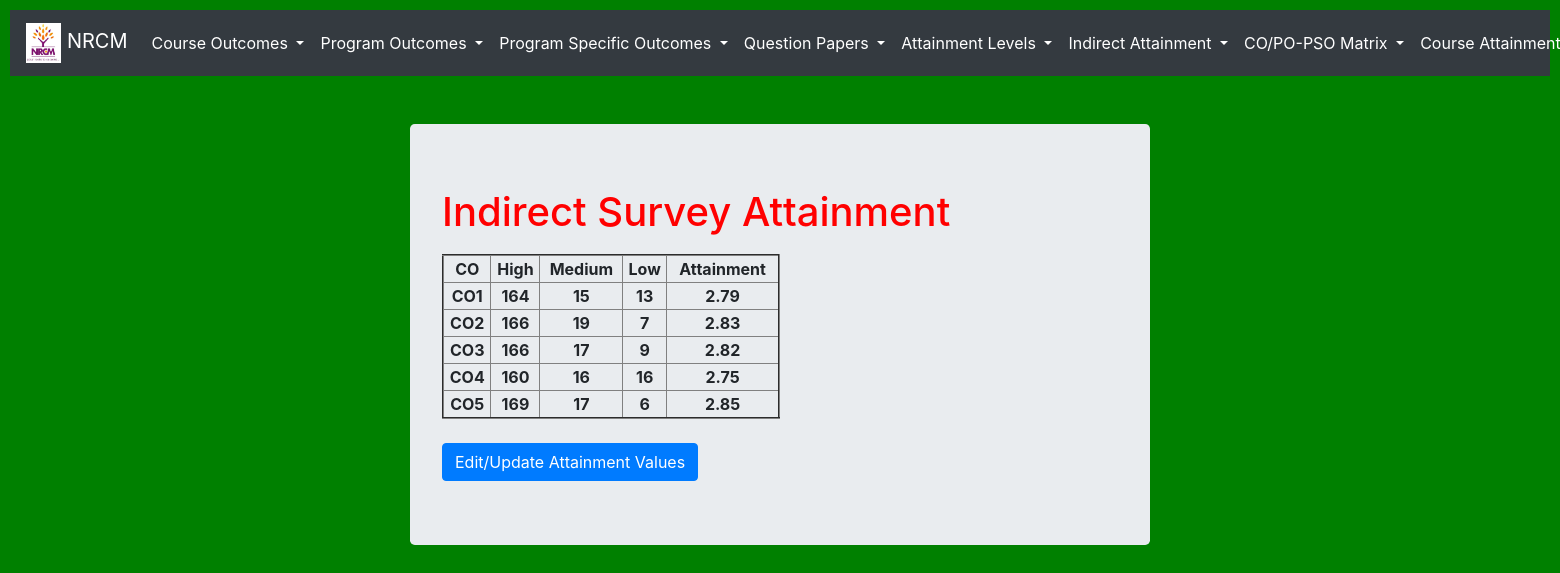
The app's page /view_indirect_attainment with its own data.
### testApp/models.py (models this page shows, shortened)
class Indirect(models.Model):
    co = models.ForeignKey(CO, on_delete=models.CASCADE)
    high= models.IntegerField(null=True, default=0)
    medium = models.IntegerField(null=True, default=0)
    low = models.IntegerField(null=True, default=0)
    attainment = models.FloatField(null=True, default=0 )

class CO(models.Model):
    cos = (('-','-'), ('CO1', 'CO1'), ('CO2', 'CO2'), ('CO3', 'CO3'), ('CO4', 'CO4'), ('CO5', 'CO5'), ('CO6', 'CO6'),)
    co = models.CharField(max_length=500, choices=cos, default='-')
    description = models.CharField(max_length=500)
    def __str__(self):
        return self.co

### testApp/views.py (the view)
# urls.py: path('view_indirect_attainment', views.view_indirect_attainment, name='view_indirect_attainment'),
def view_indirect_attainment(request):
    indirects = Indirect.objects.all()
    return render (request, 'testApp/view_indirect_attainment.html', locals())

### templates/testApp/view_indirect_attainment.html (shortened to what this page needs)
<!DOCTYPE html>
{%extends 'testApp/base.html'%}
{%load static%}
{%block content%}
<link rel="stylesheet" href="{% static 'css/course_attainment_style.css' %}">
<div class="container" align=left style="width:50%">
  <div class="jumbotron">
      <h1 style = "color: red; padding-bottom: 10px;">Indirect Survey Attainment</u></h1>
      <table border=2 style="width:50%">
        <tr>
          <th>CO</th>
          <th>High</th>
          <th>Medium</th>
          <th>Low</th>
          <th>Attainment</th>
        </tr>
       {%for i in indirects%}
        <tr>
          <th>{{i.co}}</th>
          <th>{{i.high}}</th>
          <th>{{i.medium}}</th>
          <th>{{i.low}}</th>
          <th>{{i.attainment}}</th>
        </tr>
        {%endfor%}
      </table><br>
      <a href="{%url 'edit_indirect_attainment'%}" class="btn btn-primary"> Edit/Update Attainment Values</a>
  </div>
</div>
{%endblock%}

### static/testApp/css/course_attainment_style.css (style rules this page uses)
body { background: green; }
td, th { text-align: center; }

### records on screen
Indirect: co "CO1", high "164", medium "15", low "13", attainment "2.79"
Indirect: co "CO2", high "166", medium "19", low "7", attainment "2.83"
Indirect: co "CO3", high "166", medium "17", low "9", attainment "2.82"
Indirect: co "CO4", high "160", medium "16", low "16", attainment "2.75"
Indirect: co "CO5", high "169", medium "17", low "6", attainment "2.85"
